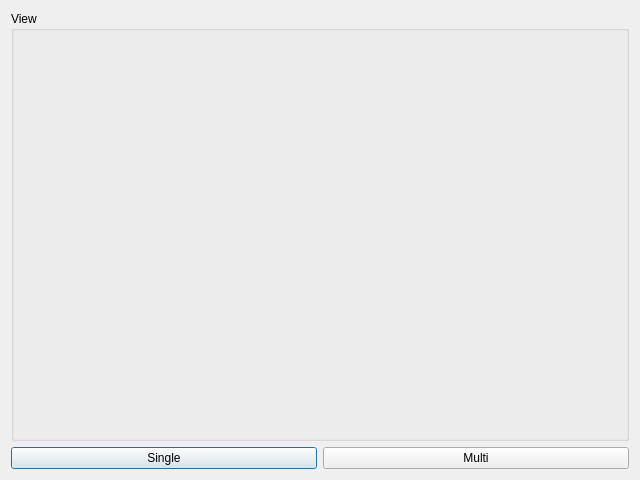
<?xml version="1.0" encoding="UTF-8"?>
<ui version="4.0">
 <class>Dialog</class>
 <widget class="QDialog" name="Dialog">
  <property name="geometry">
   <rect>
    <x>0</x>
    <y>0</y>
    <width>640</width>
    <height>480</height>
   </rect>
  </property>
  <property name="windowTitle">
   <string>Demo</string>
  </property>
  <property name="locale">
   <locale language="Korean" country="SouthKorea"/>
  </property>
  <layout class="QVBoxLayout" name="verticalLayout_2">
   <item>
    <widget class="QGroupBox" name="gbox">
     <property name="sizePolicy">
      <sizepolicy hsizetype="Preferred" vsizetype="Preferred">
       <horstretch>0</horstretch>
       <verstretch>0</verstretch>
      </sizepolicy>
     </property>
     <property name="minimumSize">
      <size>
       <width>0</width>
       <height>0</height>
      </size>
     </property>
     <property name="baseSize">
      <size>
       <width>0</width>
       <height>0</height>
      </size>
     </property>
     <property name="title">
      <string>View</string>
     </property>
     <layout class="QVBoxLayout" name="verticalLayout" stretch="0">
      <property name="leftMargin">
       <number>0</number>
      </property>
      <property name="topMargin">
       <number>0</number>
      </property>
      <property name="rightMargin">
       <number>0</number>
      </property>
      <property name="bottomMargin">
       <number>0</number>
      </property>
      <item>
       <widget class="QWidget" name="widget_view" native="true">
        <property name="sizePolicy">
         <sizepolicy hsizetype="Preferred" vsizetype="Preferred">
          <horstretch>0</horstretch>
          <verstretch>0</verstretch>
         </sizepolicy>
        </property>
        <property name="minimumSize">
         <size>
          <width>0</width>
          <height>0</height>
         </size>
        </property>
        <property name="sizeIncrement">
         <size>
          <width>0</width>
          <height>0</height>
         </size>
        </property>
        <property name="baseSize">
         <size>
          <width>0</width>
          <height>0</height>
         </size>
        </property>
        <property name="layoutDirection">
         <enum>Qt::LeftToRight</enum>
        </property>
        <layout class="QHBoxLayout" name="horizontalLayout">
         <property name="bottomMargin">
          <number>9</number>
         </property>
        </layout>
       </widget>
      </item>
     </layout>
    </widget>
   </item>
   <item>
    <layout class="QGridLayout" name="grid">
     <item row="0" column="0">
      <layout class="QHBoxLayout" name="hor">
       <item>
        <widget class="QPushButton" name="btn_single">
         <property name="sizePolicy">
          <sizepolicy hsizetype="Preferred" vsizetype="Fixed">
           <horstretch>0</horstretch>
           <verstretch>0</verstretch>
          </sizepolicy>
         </property>
         <property name="text">
          <string>Single</string>
         </property>
        </widget>
       </item>
       <item>
        <widget class="QPushButton" name="btn_multi">
         <property name="sizePolicy">
          <sizepolicy hsizetype="Preferred" vsizetype="Fixed">
           <horstretch>0</horstretch>
           <verstretch>0</verstretch>
          </sizepolicy>
         </property>
         <property name="text">
          <string>Multi</string>
         </property>
        </widget>
       </item>
      </layout>
     </item>
    </layout>
   </item>
  </layout>
 </widget>
 <layoutdefault spacing="6" margin="11"/>
 <resources/>
 <connections/>
</ui>
